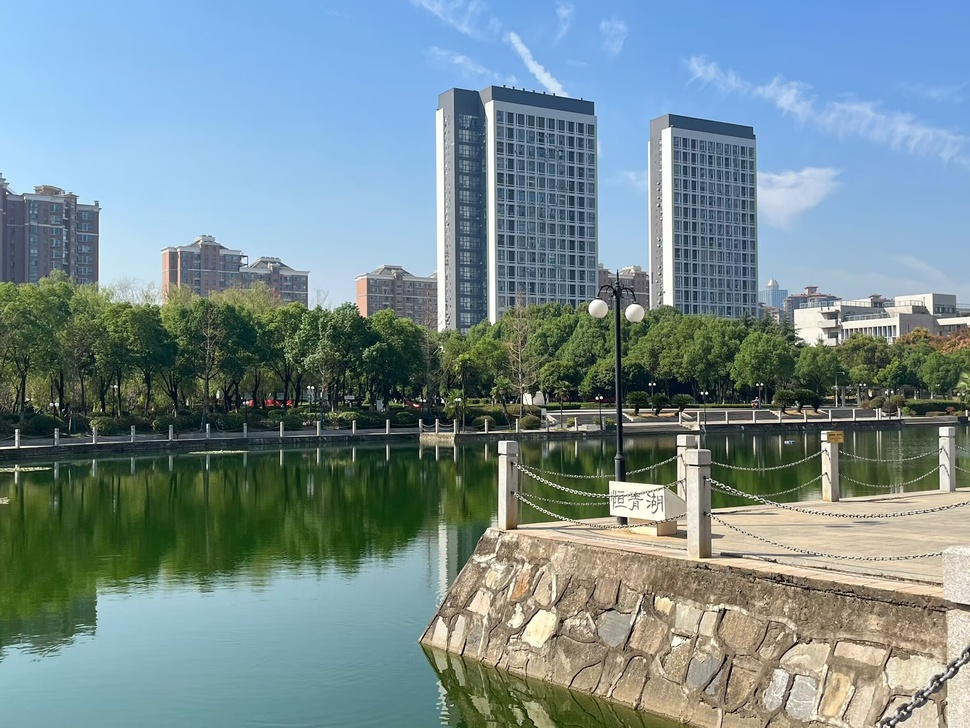
#> input picture 2.jpg, 970 x 728 px, shrunk from 2362 x 1772 before the run
$ python '拉普拉斯变换（RGBHSI）.py'   (older library calls are emulated)
#> lines starting #> are read from the running program, lines starting #| are printed output that depends on the picture
import cv2
import numpy as np
import matplotlib.pyplot as plt

# 读取彩色图片
image = cv2.imread('2.jpg')
#> image is the input picture: shape (728, 970, 3); mean B, G, R 143.4, 140, 118.7


# RGB均值滤波
def rgb_mean_filter(image, kernel_size=3):
#> called with kernel_size = 3
    return cv2.blur(image, (kernel_size, kernel_size))


# RGB拉普拉斯变换
def rgb_laplacian_transform(image):
    laplacian = cv2.Laplacian(image, cv2.CV_64F)
    # 将结果转换为uint8格式，进行归一化
    laplacian = cv2.convertScaleAbs(laplacian)  # 转换为无符号8位整数
    return laplacian


# HSI分量转换
def rgb_to_hsi(rgb):
    r, g, b = rgb[:, :, 0] / 255.0, rgb[:, :, 1] / 255.0, rgb[:, :, 2] / 255.0
    num = 0.5 * ((r - g) + (r - b))
    den = np.sqrt((r - g) ** 2 + (r - b) * (g - b))
    theta = np.arccos(np.clip(num / (den + 1e-10), -1, 1))

    h = np.zeros(r.shape)
    h[b <= g] = theta[b <= g]
    h[b > g] = 2 * np.pi - theta[b > g]
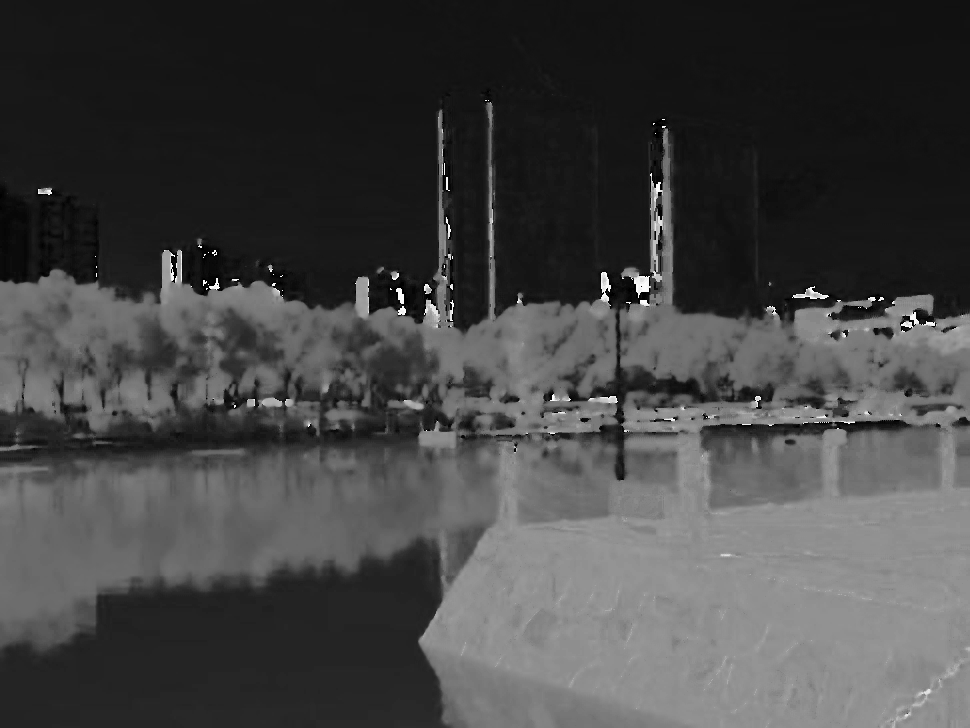
#> h: shape (728, 970) float64; min 6.52e-05, max 6.23, mean 1.69; drawn with min black and max white
    h = h * (180.0 / np.pi)  # 转换为度数

    i = (r + g + b) / 3.0
    s = 1 - (3 / (r + g + b + 1e-10)) * np.minimum(np.minimum(r, g), b)
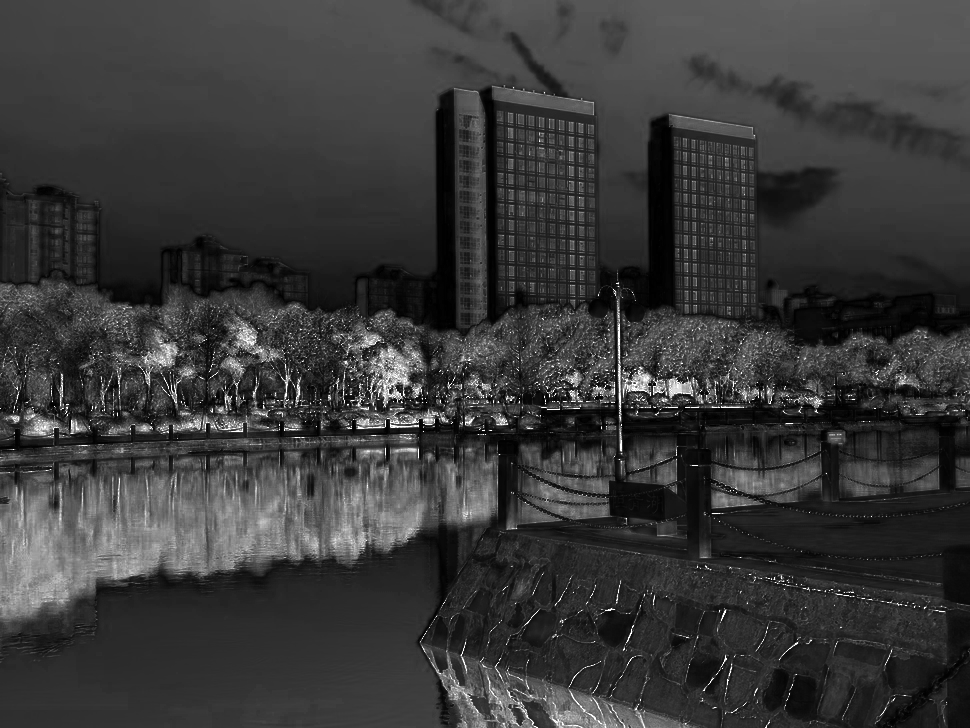
#> s: shape (728, 970) float64; min 3.33e-11, max 1, mean 0.225

    hsi = np.zeros(rgb.shape)
    hsi[:, :, 0] = h
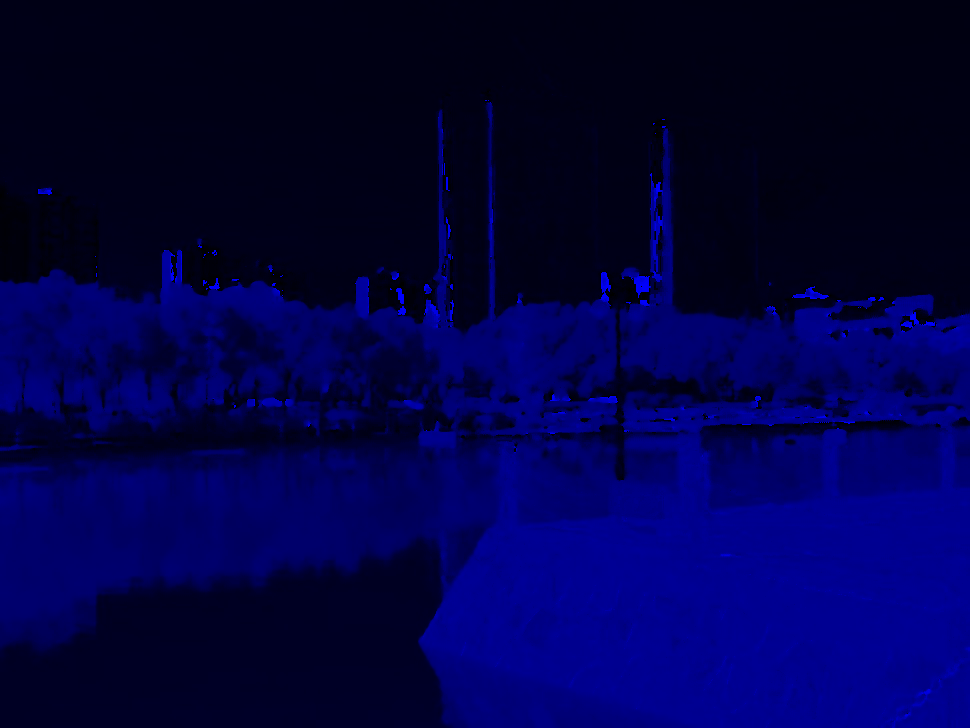
#> hsi: shape (728, 970, 3) float64; mean of channels 0, 1, 2 96.6, 0, 0; drawn with min black and max white
    hsi[:, :, 1] = s
    hsi[:, :, 2] = i

    return hsi


# HSI转RGB的函数
def hsi_to_rgb(hsi):
    h, s, i = hsi[:, :, 0], hsi[:, :, 1], hsi[:, :, 2]

    r = np.zeros(h.shape)
    g = np.zeros(h.shape)
    b = np.zeros(h.shape)

    for j in range(h.shape[0]):
        for k in range(h.shape[1]):
            H = h[j, k]
            S = s[j, k]
            I = i[j, k]

            if H < 120:
                b[j, k] = I * (1 - S)
                r[j, k] = I * (1 + (S * np.cos(H * np.pi / 180) / np.cos((60 - H) * np.pi / 180)))
                g[j, k] = 3 * I - (r[j, k] + b[j, k])
            elif H < 240:
                H -= 120
                r[j, k] = I * (1 - S)
                g[j, k] = I * (1 + (S * np.cos(H * np.pi / 180) / np.cos((60 - H) * np.pi / 180)))
                b[j, k] = 3 * I - (r[j, k] + g[j, k])
            else:
                H -= 240
                g[j, k] = I * (1 - S)
                b[j, k] = I * (1 + (S * np.cos(H * np.pi / 180) / np.cos((60 - H) * np.pi / 180)))
                r[j, k] = 3 * I - (g[j, k] + b[j, k])

    r = np.clip(r * 255, 0, 255).astype(np.uint8)
    g = np.clip(g * 255, 0, 255).astype(np.uint8)
    b = np.clip(b * 255, 0, 255).astype(np.uint8)

    return cv2.merge((b, g, r))


# HSI均值滤波和拉普拉斯变换
def hsi_intensity_operations(image, kernel_size=3):
    hsi = rgb_to_hsi(image)
    h, s, i = cv2.split(hsi)

    # 在强度通道上进行均值滤波
    i_blurred = cv2.blur((i * 255).astype(np.uint8), (kernel_size, kernel_size)) / 255.0

    # 在强度通道上进行拉普拉斯变换
    i_laplacian = cv2.Laplacian((i * 255).astype(np.uint8), cv2.CV_64F)
    i_laplacian = cv2.convertScaleAbs(i_laplacian)  # 转换为无符号8位整数

    # 合并回HSI并转换回RGB
    hsi_filtered = cv2.merge((h, s, i_blurred))
    rgb_blurred = hsi_to_rgb(hsi_filtered)
#> after the loop in hsi_to_rgb, `for j in range(h.shape[0]):`:
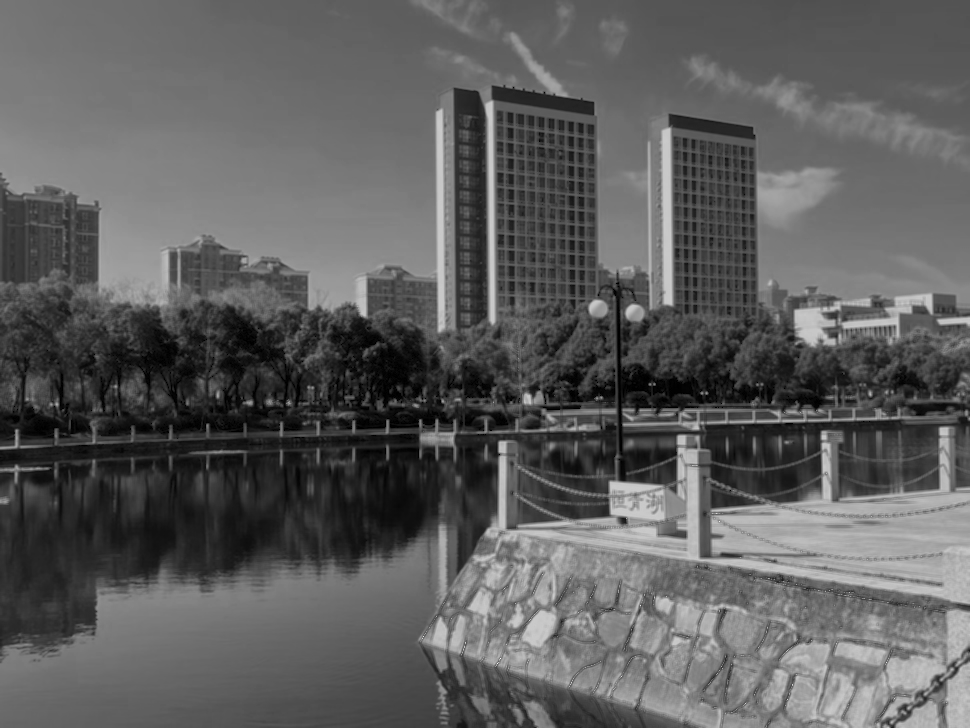
#> b: shape (728, 970) float64; min 0, max 1.26, mean 0.464; drawn with min black and max white

    # 处理拉普拉斯变换的结果
    i_laplacian_normalized = i_laplacian / 255.0
    hsi_laplacian = cv2.merge((h, s, i_laplacian_normalized))
    rgb_laplacian = hsi_to_rgb(hsi_laplacian)
#> after the loop in hsi_to_rgb (call 2), `for j in range(h.shape[0]):`:
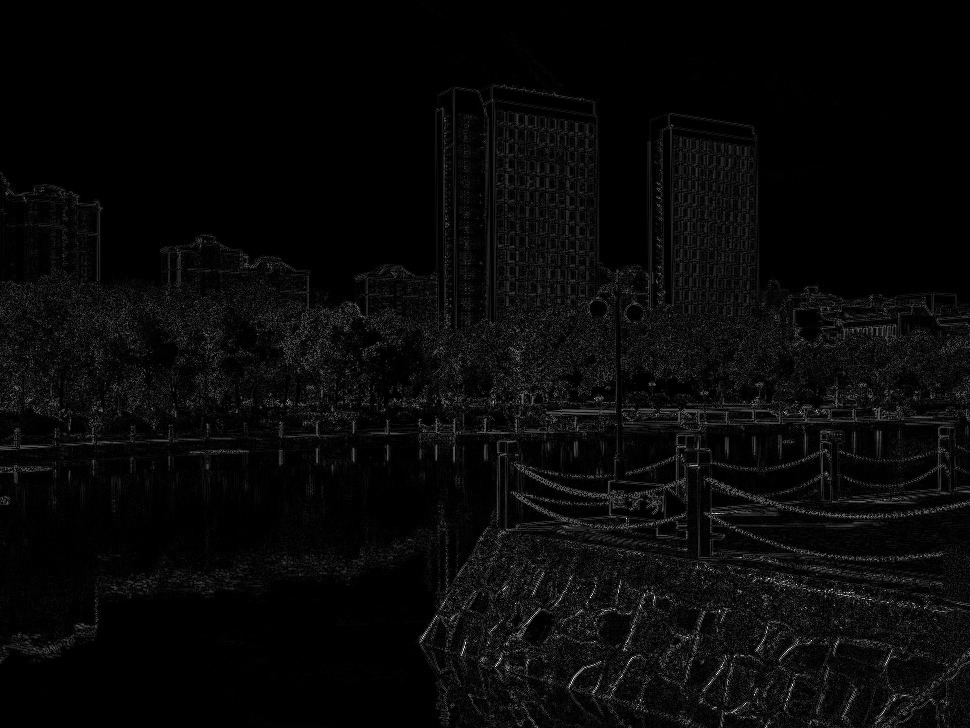
#> b: shape (728, 970) float64; min 0, max 3, mean 0.105; drawn with min black and max white

    return rgb_blurred, rgb_laplacian


# 进行操作
rgb_mean_result = rgb_mean_filter(image)
rgb_laplacian_result = rgb_laplacian_transform(image)
rgb_hsi_blurred, rgb_hsi_laplacian = hsi_intensity_operations(image)

# 显示结果
plt.figure(figsize=(12, 8))

# 原始图像
plt.subplot(2, 3, 1)
plt.imshow(cv2.cvtColor(image, cv2.COLOR_BGR2RGB))
plt.title('Original Image')
plt.axis('off')

# RGB均值滤波结果
plt.subplot(2, 3, 2)
plt.imshow(cv2.cvtColor(rgb_mean_result, cv2.COLOR_BGR2RGB))
plt.title('RGB Mean Filter')
plt.axis('off')

# RGB拉普拉斯变换结果
plt.subplot(2, 3, 3)
plt.imshow(cv2.cvtColor(rgb_laplacian_result, cv2.COLOR_BGR2RGB))
plt.title('RGB Laplacian Transform')
plt.axis('off')

# HSI强度均值滤波结果
plt.subplot(2, 3, 4)
plt.imshow(cv2.cvtColor(rgb_hsi_blurred, cv2.COLOR_BGR2RGB))
plt.title('HSI Intensity Mean Filter')
plt.axis('off')

# HSI强度拉普拉斯变换结果
plt.subplot(2, 3, 5)
plt.imshow(cv2.cvtColor(rgb_hsi_laplacian, cv2.COLOR_BGR2RGB))
plt.title('HSI Intensity Laplacian Transform')
plt.axis('off')

plt.tight_layout()
plt.show()
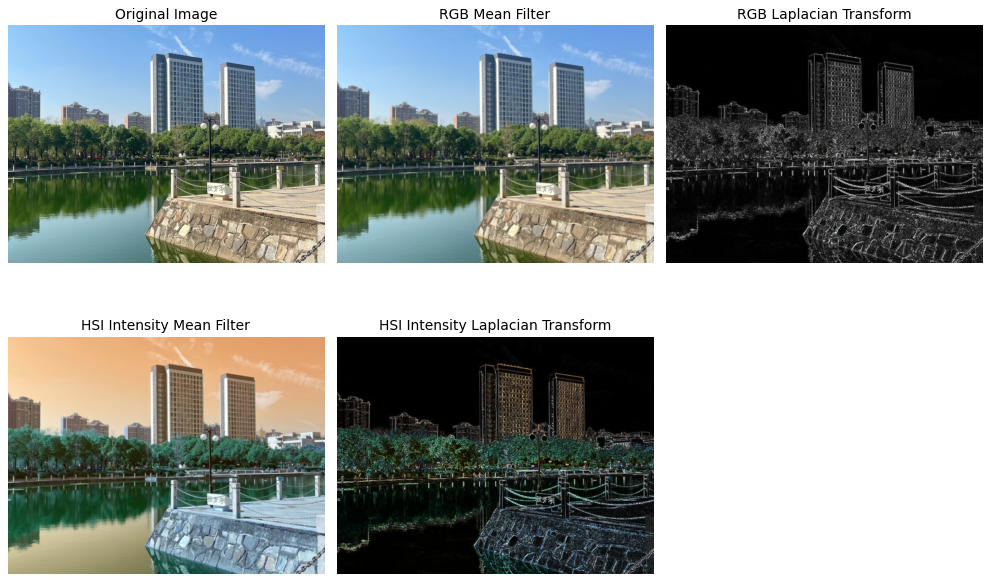
#> figure drawn by matplotlib, 5 panels

$ run again, with 3.png saved as 2.jpg
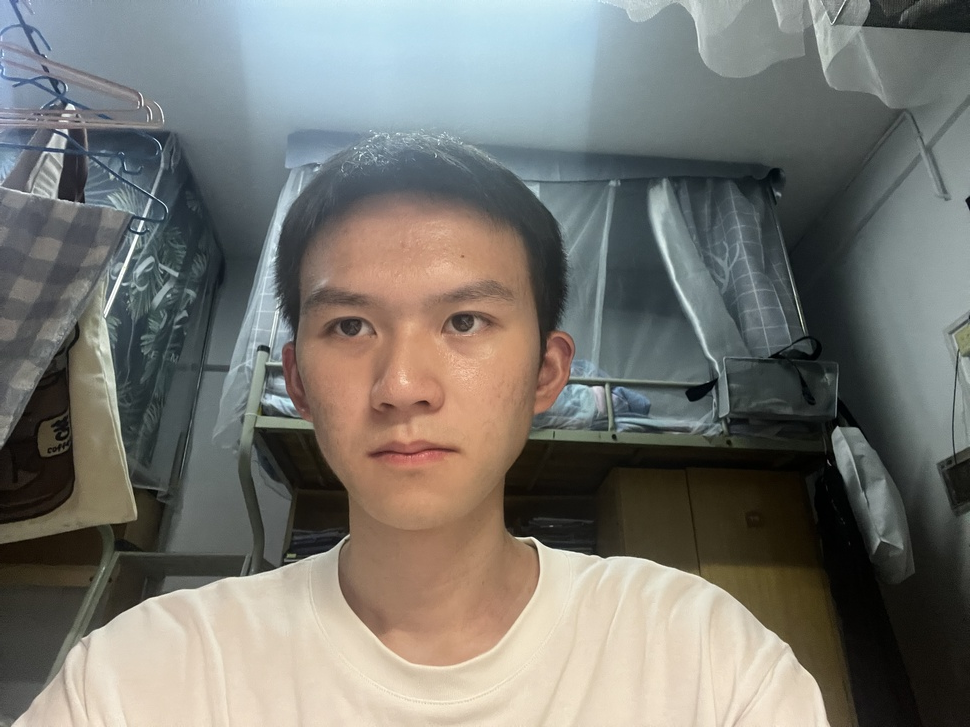
#> input picture 3.png, 970 x 727 px, shrunk from 4032 x 3024 before the run
#> image is the input picture: shape (727, 970, 3); mean B, G, R 113.4, 119, 119.8
#> in rgb_to_hsi, `hsi[:, :, 0] = h`:
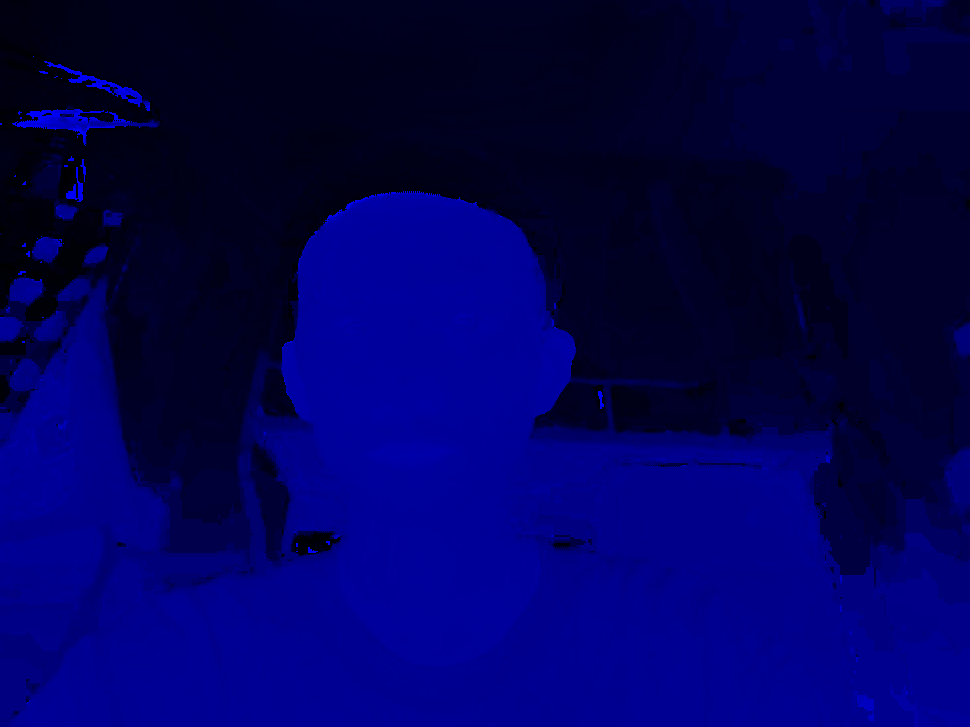
#> hsi: shape (727, 970, 3) float64; mean of channels 0, 1, 2 123.1, 0, 0; drawn with min black and max white
#> in hsi_to_rgb, `return cv2.merge((b, g, r))`:
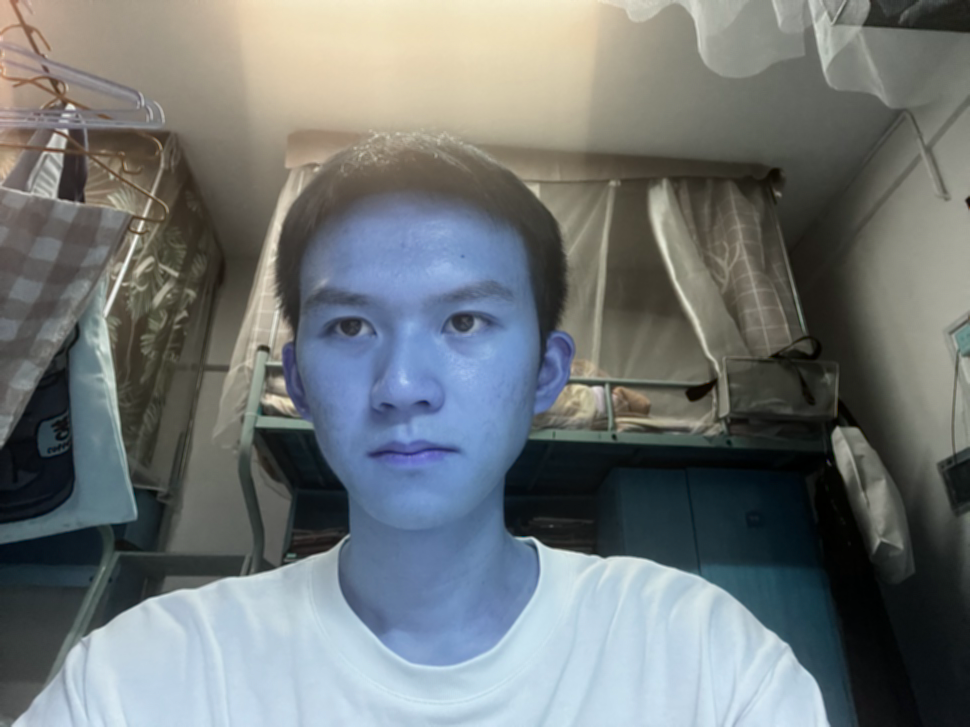
#> returned value: shape (727, 970, 3); mean of channels 0, 1, 2 118.9, 118.1, 112.5; drawn as B, G, R
